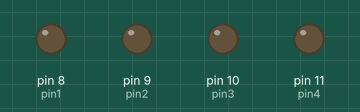
Recording of a sketch running on a simulated Arduino Uno, built with avr-gcc and run on an emulated ATmega328P. Shown: output pins drawn as LEDs (lit = HIGH).

Above: at 0.12 s.
At 0.62 s:
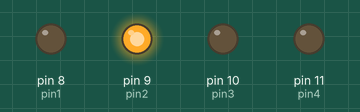
At 1.12 s:
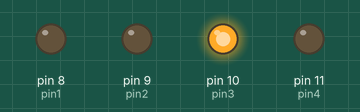
At 2.37 s:
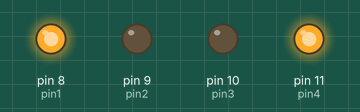
At 3.62 s:
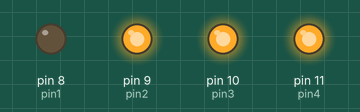
At 4.87 s:
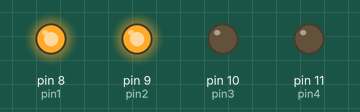
Timing chart, 0 to 5.2 s (numbered marks = the images above):
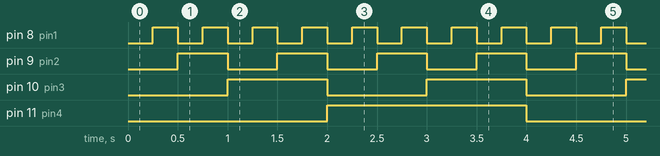

The sketch:

binary.ino
```cpp
/*


  count in binary from 0 to 15

  4 pins for 4 bits

  pins 1 through 4 are pins 8 through 11 on arduino


*/

int pin1 = 8;
int pin2 = 9;
int pin3 = 10;
int pin4 = 11;
int interval = 250;

// the setup function runs once when you press reset or power the board
void setup() {
  // initialize digital pin LED_BUILTIN as an output.
  pinMode(pin1, OUTPUT);
  pinMode(pin2, OUTPUT);
  pinMode(pin3, OUTPUT);
  pinMode(pin4, OUTPUT);
  digitalWrite(pin1,LOW);
  digitalWrite(pin2,LOW);
  digitalWrite(pin3,LOW);
  digitalWrite(pin4,LOW);

}

// the loop function runs over and over again forever
void loop() {

  for(int index = 0;index < 16;index++){
     displaybinary(index);
     delay(interval);
  }

}

void displaybinary(int number){
  if(number&1){
    digitalWrite(pin1,HIGH);
  }
  else{
    digitalWrite(pin1,LOW);
  }
  if(number&2){
    digitalWrite(pin2,HIGH);
  }
  else{
    digitalWrite(pin2,LOW);
  }
   if(number&4){
    digitalWrite(pin3,HIGH);
  }
  else{
    digitalWrite(pin3,LOW);
  }
  if(number&8){
    digitalWrite(pin4,HIGH);
  }
  else{
    digitalWrite(pin4,LOW);
  }

}
```

Measured:
- by itself, pin 8 (pin1): alternates HIGH for 0.25 s and LOW for 0.25 s
- by itself, pin 9 (pin2): alternates HIGH for 0.50 s and LOW for 0.50 s
- by itself, pin 10 (pin3): alternates HIGH for 1.0 s and LOW for 1.0 s
- by itself, pin 11 (pin4): alternates HIGH for 2.0 s and LOW for 2.0 s
